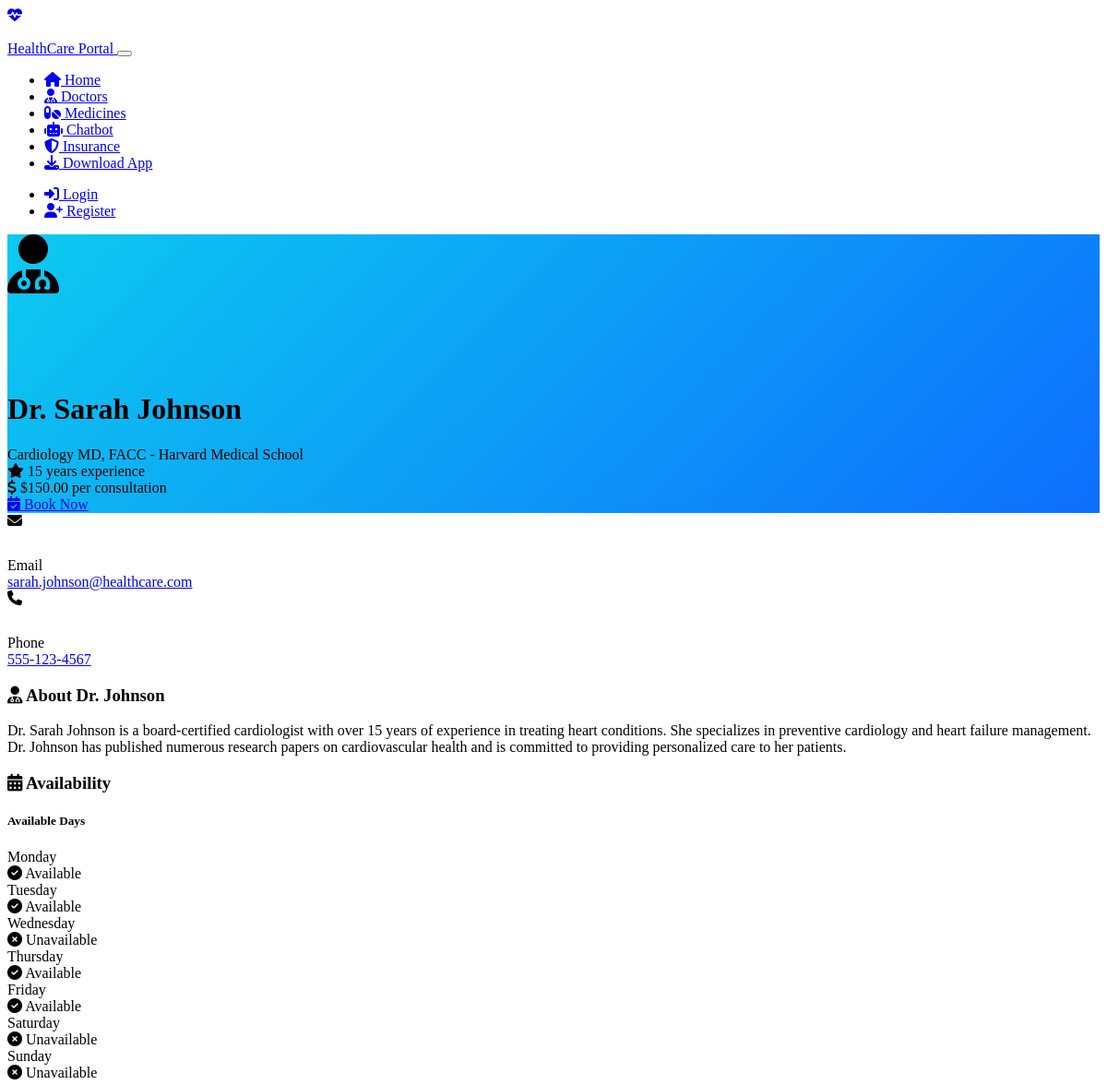
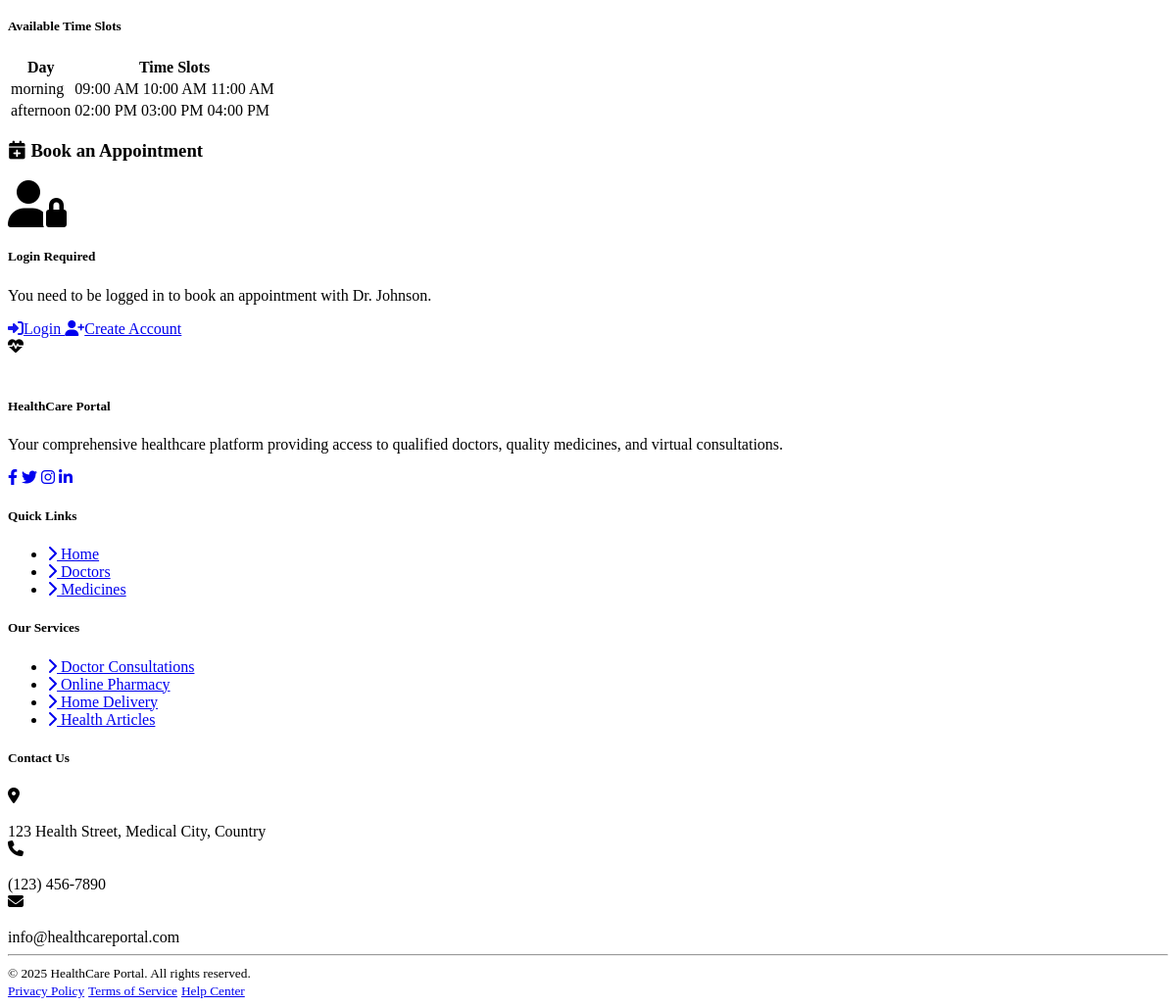
Page /doctors/1 on the committed database (2 pictures, top to bottom).
### models.py (models this page shows)
class Doctor(db.Model):
    id = db.Column(db.Integer, primary_key=True)
    first_name = db.Column(db.String(50), nullable=False)
    last_name = db.Column(db.String(50), nullable=False)
    email = db.Column(db.String(120), unique=True, nullable=False)
    phone = db.Column(db.String(15))
    specialty = db.Column(db.String(100), nullable=False)
    qualification = db.Column(db.String(200))
    experience_years = db.Column(db.Integer)
    bio = db.Column(db.Text)
    consultation_fee = db.Column(db.Float)
    available_days = db.Column(db.String(100)) # Comma separated days of week
    available_times = db.Column(db.String(200)) # JSON string of time slots
    appointments = db.relationship('Appointment', backref='doctor', lazy=True, cascade="all, delete-orphan")
    prescriptions = db.relationship('Prescription', backref='doctor', lazy=True, cascade="all, delete-orphan")

### routes.py (the view)
    @app.route('/doctors/<int:doctor_id>')
    def doctor_detail(doctor_id):
        doctor = Doctor.query.get_or_404(doctor_id)
        available_days = doctor.available_days.split(',') if doctor.available_days else []
        available_times = json.loads(doctor.available_times) if doctor.available_times else {}
        return render_template('doctor_detail.html', doctor=doctor,
                               available_days=available_days,
                               available_times=available_times)

### templates/doctor_detail.html (shortened to what this page needs)
{% extends "base.html" %}
{% block content %}
<div class="doctor-profile-header py-5 mb-5" style="background: linear-gradient(135deg, #0dcaf0, #0d6efd);">
    <div class="container">
        <div class="row align-items-center">
            <div class="col-md-2 text-center text-md-start mb-4 mb-md-0">
                <div class="rounded-circle bg-white border border-4 border-white shadow d-inline-flex justify-content-center align-items-center" style="width: 150px; height: 150px;">
                    <i class="fas fa-user-md fa-4x text-info"></i>
                </div>
            </div>
            <div class="col-md-7 text-white">
                <h1 class="display-5 fw-bold mb-2">Dr. {{ doctor.first_name }} {{ doctor.last_name }}</h1>
                <div class="d-flex flex-wrap gap-2 mb-3">
                    <span class="badge bg-light text-dark fs-6 px-3 py-2">{{ doctor.specialty }}</span>
                    <span class="badge bg-info bg-opacity-25 text-white fs-6 px-3 py-2">{{ doctor.qualification }}</span>
                </div>
                <div class="d-flex flex-wrap align-items-center gap-4">
                    <div class="d-flex align-items-center">
                        <span class="badge rounded-pill bg-warning text-dark me-2">
                            <i class="fas fa-star"></i>
                        </span>
                        <span>{{ doctor.experience_years }} years experience</span>
                    </div>
                    <div>
                        <i class="fas fa-dollar-sign me-1"></i>
                        <span class="fw-bold">${{ "%.2f"|format(doctor.consultation_fee) }}</span> per consultation
                    </div>
                </div>
            </div>
            <div class="col-md-3 text-center text-md-end mt-4 mt-md-0">
                <a href="#booking" class="btn btn-light btn-lg px-4 shadow-sm">
                    <i class="fas fa-calendar-check me-2"></i> Book Now
                </a>
            </div>
        </div>
    </div>
</div>
<div class="container mb-5">
    <div class="row">
        <div class="col-lg-8">
            <div class="card border-0 shadow-sm mb-4">
                <div class="card-body p-4">
                    <div class="row row-cols-1 row-cols-md-2 g-4">
                        <div class="col">
                            <div class="d-flex align-items-center">
                                <div class="icon-container me-3">
                                    <div class="rounded-circle bg-info bg-opacity-10 d-inline-flex align-items-center justify-content-center" style="width: 48px; height: 48px;">
                                        <i class="fas fa-envelope text-info"></i>
                                    </div>
                                </div>
                                <div>
                                    <div class="text-muted small">Email</div>
                                    <a href="mailto:{{ doctor.email }}" class="text-reset text-decoration-none">{{ doctor.email }}</a>
                                </div>
                            </div>
                        </div>
                        {% if doctor.phone %}
                        <div class="col">
                            <div class="d-flex align-items-center">
                                <div class="icon-container me-3">
                                    <div class="rounded-circle bg-info bg-opacity-10 d-inline-flex align-items-center justify-content-center" style="width: 48px; height: 48px;">
                                        <i class="fas fa-phone text-info"></i>
                                    </div>
                                </div>
                                <div>
                                    <div class="text-muted small">Phone</div>
                                    <a href="tel:{{ doctor.phone }}" class="text-reset text-decoration-none">{{ doctor.phone }}</a>
                                </div>
                            </div>
                        </div>
                        {% endif %}
                    </div>
                </div>
            </div>
            <div class="card border-0 shadow-sm mb-4">
                <div class="card-body p-4">
                    <h3 class="card-title fs-4 mb-4">
                        <i class="fas fa-user-md text-info me-2"></i>
                        About Dr. {{ doctor.last_name }}
                    </h3>
                    <div class="card-text">
                        <p class="mb-0">{{ doctor.bio|default("No biography available for this doctor.", true) }}</p>
                    </div>
                </div>
            </div>
            <div class="card border-0 shadow-sm mb-4">
                <div class="card-body p-4">
                    <h3 class="card-title fs-4 mb-4">
                        <i class="fas fa-calendar-alt text-info me-2"></i>
                        Availability
                    </h3>
                    <h5 class="fw-bold mb-3">Available Days</h5>
                    <div class="row row-cols-2 row-cols-md-4 g-3 mb-4">
                        {% set all_days = ['Monday', 'Tuesday', 'Wednesday', 'Thursday', 'Friday', 'Saturday', 'Sunday'] %}
                        {% for day in all_days %}
                            <div class="col">
                                <div class="p-3 text-center rounded-3 {% if day in available_days %}bg-success bg-opacity-10 border border-success{% else %}bg-secondary bg-opacity-10{% endif %}">
                                    <div class="day-name fw-bold mb-1">{{ day }}</div>
                                    {% if day in available_days %}
                                        <span class="text-success"><i class="fas fa-check-circle"></i> Available</span>
                                    {% else %}
                                        <span class="text-muted"><i class="fas fa-times-circle"></i> Unavailable</span>
                                    {% endif %}
                                </div>
                            </div>
                        {% endfor %}
                    </div>
                    <h5 class="fw-bold mb-3">Available Time Slots</h5>
                    <div class="row">
                        <div class="col-md-12">
                            <div class="table-responsive">
                                <table class="table table-hover">
                                    <thead class="table-light">
                                        <tr>
                                            <th>Day</th>
                                            <th>Time Slots</th>
                                        </tr>
                                    </thead>
                                    <tbody>
                                        {% for day, times in available_times.items() %}
                                        <tr>
                                            <td class="fw-bold">{{ day }}</td>
                                            <td>
                                                {% for time in times %}
                                                <span class="badge bg-info bg-opacity-10 text-info me-1 mb-1 px-2 py-1">{{ time }}</span>
                                                {% endfor %}
                                            </td>
                                        </tr>
                                        {% else %}
                                        <tr>
                                            <td colspan="2" class="text-center">No time slots available</td>
                                        </tr>
                                        {% endfor %}
                                    </tbody>
                                </table>
                            </div>
                        </div>
                    </div>
                </div>
            </div>
        </div>
        <div class="col-lg-4">
            <div class="card border-0 shadow-sm sticky-top" style="top: 20px;" id="booking">
                <div class="card-header bg-info text-white p-4 border-0">
                    <h3 class="card-title fs-4 mb-0">
                        <i class="fas fa-calendar-plus me-2"></i>
                        Book an Appointment
                    </h3>
                </div>
                <div class="card-body p-4">
                    {% if current_user.is_authenticated %}
                    <form action="{{ url_for('book_appointment', doctor_id=doctor.id) }}" method="post">
                        <div class="mb-4">
                            <label for="appointment_date" class="form-label fw-bold">Select Date</label>
                            <div class="input-group">
                                <span class="input-group-text bg-light border-end-0">
                                    <i class="fas fa-calendar-day text-info"></i>
                                </span>
                                <input type="date" class="form-control border-start-0 ps-0" id="appointment_date" name="appointment_date" required>
                            </div>
                            <small class="form-text text-muted">Choose from available days</small>
                        </div>
                        <div class="mb-4">
                            <label for="appointment_time" class="form-label fw-bold">Select Time</label>
                            <div class="input-group">
                                <span class="input-group-text bg-light border-end-0">
                                    <i class="fas fa-clock text-info"></i>
                                </span>
                                <select class="form-select border-start-0 ps-0" id="appointment_time" name="appointment_time" required>
                                    <option value="">Select a time slot</option>
                                </select>
                            </div>
                            <small class="form-text text-muted">Time slots appear based on date</small>
                        </div>
                        <div class="mb-4">
                            <label for="reason" class="form-label fw-bold">Reason for Visit</label>
                            <textarea class="form-control" id="reason" name="reason" rows="3" placeholder="Briefly describe your symptoms or reason for consultation..."></textarea>
                        </div>
                        <div class="mb-4">
                            <div class="form-check form-switch">
                                <input class="form-check-input" type="checkbox" id="is_virtual" name="is_virtual">
                                <label class="form-check-label" for="is_virtual">
                                    <i class="fas fa-video text-info me-2"></i>Virtual Consultation
                                </label>
                            </div>
                            <small class="form-text text-muted">Meet the doctor online from the comfort of your home</small>
                        </div>
                        <div class="d-grid gap-2">
                            <button type="submit" class="btn btn-info btn-lg text-white shadow-sm">
                                <i class="fas fa-calendar-check me-2"></i>Confirm Booking
                            </button>
                        </div>
                    </form>
                    {% else %}
                    <div class="text-center p-4">
                        <div class="icon-placeholder mb-3">
                            <i class="fas fa-user-lock fa-3x text-info opacity-50"></i>
                        </div>
                        <h5 class="mb-3">Login Required</h5>
                        <p class="text-muted mb-4">You need to be logged in to book an appointment with Dr. {{ doctor.last_name }}.</p>
                        <div class="d-grid gap-2">
                            <a href="{{ url_for('login') }}" class="btn btn-info text-white mb-2">
                                <i class="fas fa-sign-in-alt me-2"></i>Login
                            </a>
                            <a href="{{ url_for('register') }}" class="btn btn-outline-info">
                                <i class="fas fa-user-plus me-2"></i>Create Account
                            </a>
                        </div>
                    </div>
                    {% endif %}
                </div>
            </div>
        </div>
    </div>
</div>
{% endblock %}

### static/css/custom.css (style rules this page uses)
body { min-height: 100vh; display: flex; flex-direction: column; }
.btn { position: relative; overflow: hidden; transition: all 0.3s ease; }
.btn::after { content: ''; position: absolute; width: 100%; height: 100%; top: 0; left: 0; background-image: linear-gradient(120deg, rgba(255,255,255,0) 0%, rgba(255,255,255,0.1) 50%, rgba(255,255,255,0) 100%); transform: translateX(-100%); transition: transform 0.6s ease; }
.card { transition: transform 0.3s ease, box-shadow 0.3s ease; }
.badge { transition: transform 0.3s ease, background-color 0.3s ease; }
.table-hover tbody tr { transition: transform 0.3s ease, background-color 0.3s ease; }

### rows in the picture
Doctor: first_name "Sarah", last_name "Johnson", specialty "Cardiology", qualification "MD, FACC - Harvard Medical School", experience_years "15", consultation_fee "150.00", email "sarah.johnson@healthcare.com", phone "555-123-4567", bio "Dr. Sarah Johnson is a board-certified cardiologist with over 15 years of experience in treating heart conditions. She specializes in preventive cardiology and heart failure management. Dr. Johnson has published numerous research papers on cardiovascular health and is committed to providing personalized care to her patients."

### other values in the picture
{{ day }} "Monday" "Tuesday" "Wednesday" "Thursday" "Friday" "Saturday" "Sunday"
{{ day }} "morning" "afternoon"
{{ time }} "09:00 AM" "10:00 AM" "11:00 AM" "02:00 PM" "03:00 PM" "04:00 PM"
